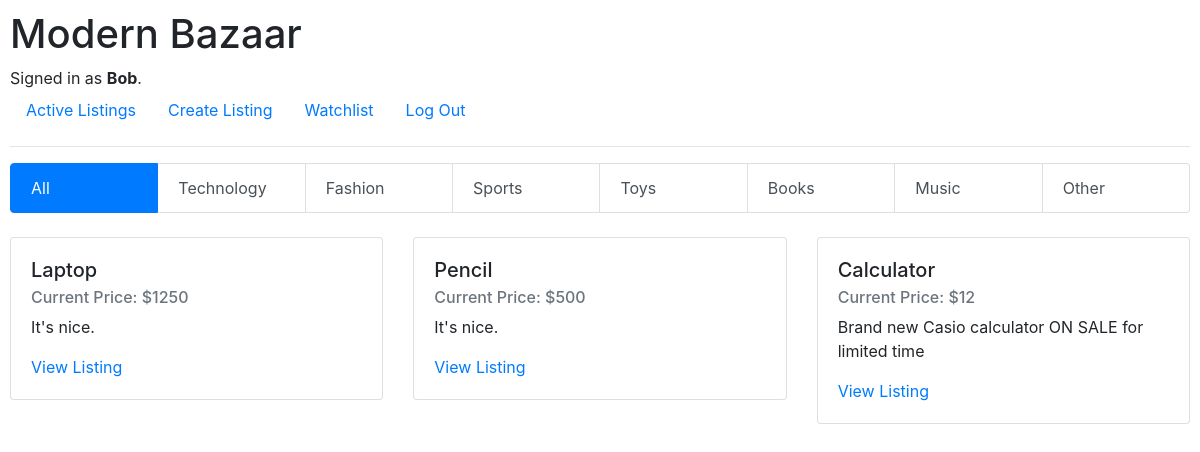
The app's page / (signed in) with its own data.
### auctions/models.py (models this page shows, shortened)
class User(AbstractUser, models.Model):
    pass

class Listing(models.Model):
    seller = models.ForeignKey(User, on_delete=models.CASCADE, null=True) #why?
    title = models.CharField(max_length=69)
    description = models.CharField(max_length=69)
    current_bid = models.IntegerField()
    category = models.CharField(max_length=69, null=True)
    active = models.BooleanField(default=True)

### auctions/views.py (the view)
# urls.py: path("", views.index, name="index"),
def index(request):
    return render(request, "auctions/index.html", {
        "listings": Listing.objects.all()
    })

### auctions/templates/auctions/index.html
{% extends "auctions/layout.html" %}
{% block body %}
<div class="list-group list-group-horizontal">
    <a href="{% url 'index' %}" class="list-group-item list-group-item-action active">All</a>
    <a href="{% url 'category' 'Technology' %}" class="list-group-item list-group-item-action">Technology</a>
    <a href="{% url 'category' 'Fashion' %}" class="list-group-item list-group-item-action">Fashion</a>
    <a href="{% url 'category' 'Sports' %}" class="list-group-item list-group-item-action">Sports</a>
    <a href="{% url 'category' 'Toys' %}" class="list-group-item list-group-item-action">Toys</a>
    <a href="{% url 'category' 'Booka' %}" class="list-group-item list-group-item-action">Books</a>
    <a href="{% url 'category' 'Music' %}" class="list-group-item list-group-item-action">Music</a>
    <a href="{% url 'category' 'Other' %}" class="list-group-item list-group-item-action">Other</a>
  </div>
    <br>
    <div class="row row-cols-1 row-cols-md-3">
    {% for listing in listings %}
        {% if listing.active %}
            <div class="col mb-4">
              <div class="card">
                <div class="card-body">
                <h5 class="card-title">{{ listing.title }}</h5>
                <h6 class="card-subtitle mb-2 text-muted">Current Price: ${{ listing.current_bid }}</h6>
                <p class="card-text">{{ listing.description }}</p>
                <a href="{% url 'listing' listing.id %}" class="card-link">View Listing</a>
                </div>
              </div>
            </div>
        {% endif %}
    {% empty %}
        <li>No Listings.</li>
    {% endfor %}
    </div>
{% endblock %}

### auctions/templates/auctions/layout.html (shortened to what this page needs)
{% load static %}
<!DOCTYPE html>
<html lang="en">
    <head>
        <link rel="stylesheet" href="https://stackpath.bootstrapcdn.com/bootstrap/4.4.1/css/bootstrap.min.css">
        <link href="{% static 'auctions/styles.css' %}" rel="stylesheet">
    </head>
    <body>
        <h1>Modern Bazaar</h1>
        <div>
            {% if user.is_authenticated %}
                Signed in as <strong>{{ user.username }}</strong>.
            {% else %}
                Not signed in.
            {% endif %}
        </div>
        <ul class="nav">
            <li class="nav-item">
                <a class="nav-link" href="{% url 'index' %}">Active Listings</a>
            </li>
            {% if user.is_authenticated %}
                <li class="nav-item">
                    <a class="nav-link" href="{% url 'create' %}">Create Listing</a>
                </li>
                <li class="nav-item">
                    <a class="nav-link" href="{% url 'watchlist' %}">Watchlist</a>
                </li>
                <li class="nav-item">
                    <a class="nav-link" href="{% url 'logout' %}">Log Out</a>
                </li>
            {% endif %}
        </ul>
        <hr>
        {% block body %}
        {% endblock %}
    </body>
</html>

### auctions/static/auctions/styles.css (style rules this page uses)
body { padding: 10px; }

### records on screen
User: username "Bob"
Listing: title "Laptop", current_bid "1250", description "It's nice."
Listing: title "Pencil", current_bid "500", description "It's nice."
Listing: title "Calculator", current_bid "12", description "Brand new Casio calculator ON SALE for limited time"
